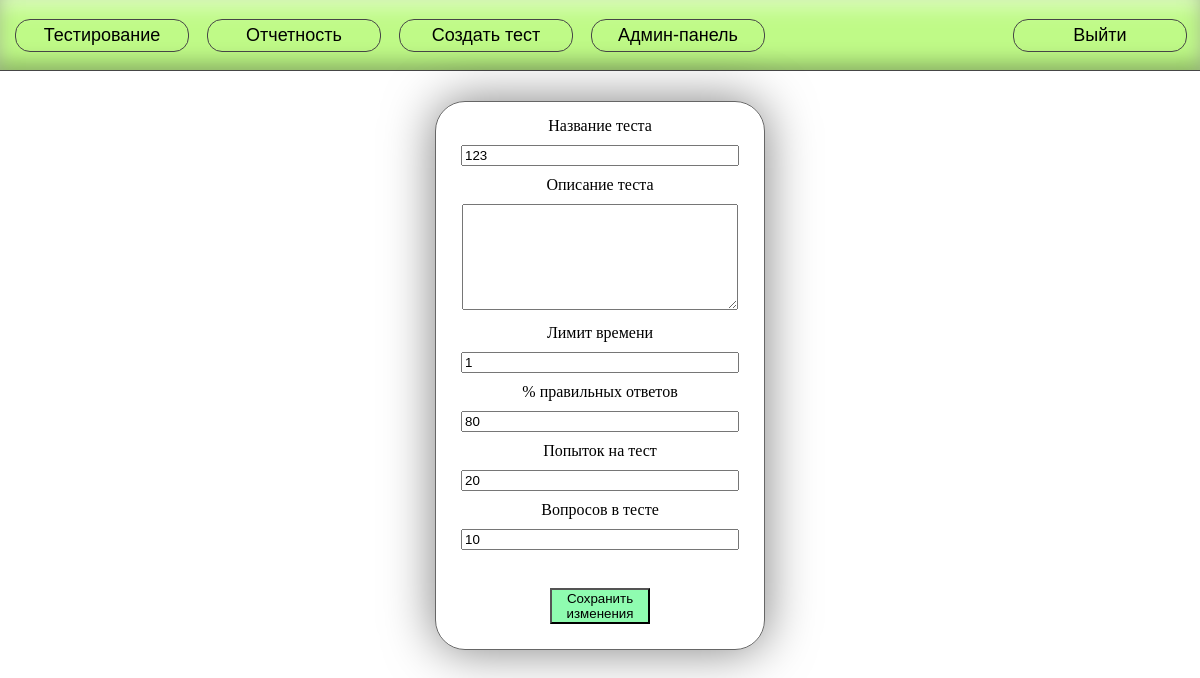
Page /testing/43/edit (signed in) on the committed database.
### main/models.py (models this page shows, shortened)
class Test(models.Model):
    test_name = models.CharField(max_length=255, null=False)
    test_description = models.CharField(max_length=1000, null=True, blank=True,
                                        default='Описание отсутствует')
    curator = models.ForeignKey(Worker, on_delete=models.CASCADE)
    max_tries = models.IntegerField(null=True, default=2)
    questions_per_attempt = models.IntegerField(null=True, default=10)
    time_limit = models.IntegerField(null=True, default=20)
    percentage_to_pass = models.IntegerField(null=True, default=80)

### main/views.py (the view, shortened to what this page needs)
# urls.py: path('testing/<int:test_id>/edit', test_edit_view, name='edit_test'),
@csrf_protect
@login_required(login_url='login')
def test_edit_view(request, test_id):
    role = get_role(request.user)
    worker = Worker.objects.get(user=request.user)
    test = Test.objects.get(id=test_id)
    if role in ['admin']:
        pass
    elif role in ['curator'] and test.curator == worker:
        pass
    else:
        return render(request, '403.html')
    return render(request, 'test_edit.html', {
        'test': test,
    })

### main/views.py (called while the page is built)
def get_role(user):
    worker = Worker.objects.get(user=user)
    if worker.role == 'admin':
        return 'admin'
    if worker.role == 'curator':
        return 'curator'
    if worker.role == 'worker':
        return 'worker'

### templates/test_edit.html (shortened to what this page needs)
{% extends 'header.html' %}
{% load static %}
{% block styles %}
    <link href="{% static '/css/new_test.css' %}" rel="stylesheet">
{% endblock styles %}
{% block body %}
<div class="new-test-content">
    <div class="new-test-wrapper">
        <form class="new-test-from" action="" method="post">
            <label>Название теста</label><br>
            <input type="text" name="test-name" value="{{ test.test_name }}"><br>
            <label>Описание теста</label><br>
            <textarea name="test-description">{{ test.test_description }}</textarea><br>
            <label>Лимит времени</label><br>
            <input type="text" name="time-limit" value="{{ test.time_limit }}"><br>
            <label>% правильных ответов</label><br>
            <input type="text" name="percentage-to-pass" value="{{ test.percentage_to_pass }}"><br>
            <label>Попыток на тест</label><br>
            <input type="text" name="max-attempts" value="{{ test.max_tries }}"><br>
            <label>Вопросов в тесте</label><br>
            <input type="text" name="questions-per-attempt" value="{{ test.questions_per_attempt }}"><br><br>
            <button class="submit-btn" type="submit">Сохранить изменения</button>
        </form>
    </div>
</div>
{% endblock %}

### static/css/header.css (style rules this page uses)
body { background: white; margin: 0; }

### rows in the picture
Test: test-name "123", time-limit "1", percentage-to-pass "80", max-attempts "20", questions-per-attempt "10"
